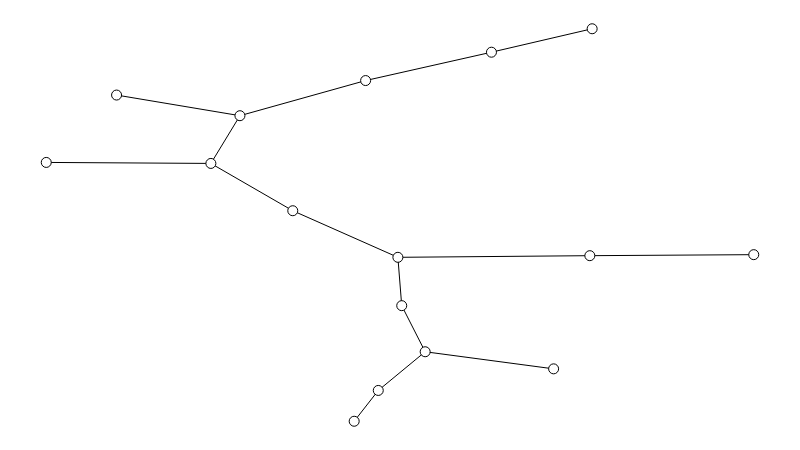

Notebook source saved alongside this figure:
### Markdown cell above
## Caminhos relativamente curtos

Primeiramente, precisamos evitar caracterizações baseadas em algum "número mágico" como [seis](https://en.wikipedia.org/wiki/Six_degrees_of_separation). A diferença entre os comprimentos médios obtidos pelo Milgram e os comprimentos médios obtidos do Spotify exigem uma caracterização mais genérica.

Informalmente, a definição de pequeno mundo já foi estabelecida: um grafo cujos caminhos são *relativamente curtos*. Nosso objetivo é formalizar o suficiente essa definição para poder usá-la em um teste de hipótese.

Um primeiro passso natural é tentar visualizar uma rede pequeno mundo para obter *insights* sobre a "cara" dela.

Nas lousinhas, as duplas Graicer/Tirta e Fred/Rapha apresentaram propostas baseadas em *árvore*. Uma árvore é uma *rede conexa sem circuitos*, ou seja, é um grafo com as seguintes propriedades:

* entre quaisquer dois nós, existe um caminho;
* esse caminho é o único entre esses nós.

O módulo *NetworkX* possui uma função pronta para gerar uma árvore aleatória com dado número de nós.

### Code cell
# Gera uma árvore aleatória.
g = nx.random_tree(NUM_NODES)

# Atribui posições aos nós.
sn.set_spring_positions(g)

# Mostra o grafo.
show_graph(g)

### Figure 1 — Plotly figure (JSON) as saved in the notebook; plotly's stock layout.template omitted (floating-point values rounded to 4 significant figures)
{"data": [{"hoverinfo": "none", "line": {"color": "rgb(0, 0, 0)", "width": 1}, "mode": "lines", "type": "scatter", "uid": "b084fcc8-a9f8-11e8-99fc-0028f828353e", "x": [0.4514, 0.6293, null, 0.4514, 0.2738, null, 0.5024, 0.5356, null, 0.5024, 0.497, null, 0.5356, 0.4693, null, 0.5356, 0.7171, null, 0.6293, 0.7716, null, 0.4693, 0.4352, null, 0.3484, 0.497, null, 0.3484, 0.2327, null, 0.7683, 1, null, 0.7683, 0.497, null, 0.0994, 0.2738, null, 0.2738, 0.2327, null, 0, 0.2327, null], "y": [0.868, 0.9402, null, 0.868, 0.7785, null, 0.2945, 0.1771, null, 0.2945, 0.4176, null, 0.1771, 0.0785, null, 0.1771, 0.1335, null, 0.9402, 1, null, 0.0785, 0, null, 0.5364, 0.4176, null, 0.5364, 0.6569, null, 0.4218, 0.4244, null, 0.4218, 0.4176, null, 0.8311, 0.7785, null, 0.7785, 0.6569, null, 0.6594, 0.6569, null]}, {"hoverinfo": "none", "marker": {"color": "rgb(255, 255, 255)", "line": {"color": "rgb(0, 0, 0)", "width": 1}, "size": 10}, "mode": "markers+text", "text": [], "textfont": {"color": "rgb(0, 0, 0)"}, "textposition": "middle center", "type": "scatter", "uid": "b084fcc9-a9f8-11e8-99fc-0028f828353e", "x": [0.4514, 0.5024, 0.5356, 0.6293, 0.4693, 0.3484, 0.7683, 0.7716, 0.0994, 1, 0.4352, 0.2738, 0, 0.7171, 0.497, 0.2327], "y": [0.868, 0.2945, 0.1771, 0.9402, 0.0785, 0.5364, 0.4218, 1, 0.8311, 0.4244, 0, 0.7785, 0.6594, 0.1335, 0.4176, 0.6569]}], "layout": {"height": 450, "margin": {"b": 0, "l": 0, "r": 0, "t": 0}, "showlegend": false, "width": 800, "xaxis": {"showgrid": false, "showticklabels": false, "zeroline": false}, "yaxis": {"showgrid": false, "showticklabels": false, "zeroline": false}}}
